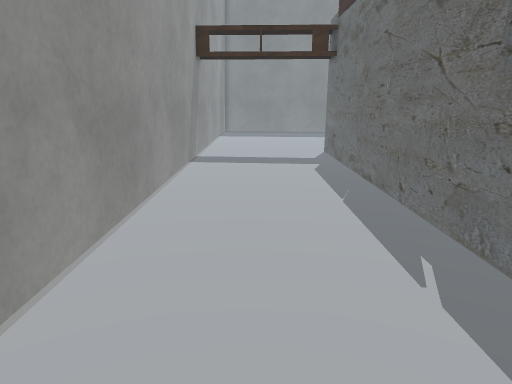
view 1 (above)

19 first-person views from a walk through a 3-D level made in the Unity game engine. The camera is 1.2 m above the floor, tilts 14° down and sees 70° across. The floor is counted in squares, 0.5 m on a side. Each view is taken from the middle of a square. On the plan, view 1 faces up. The plan holds only what a view shows up to about 20 squares ahead; the rest is blank. The place goes on beyond the plan. The player character is not drawn. Some surface patterns are stand-ins.

view 2
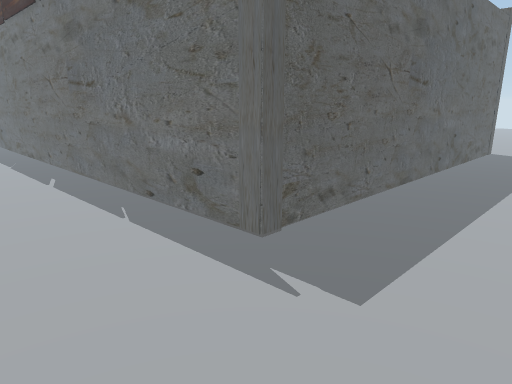

view 3
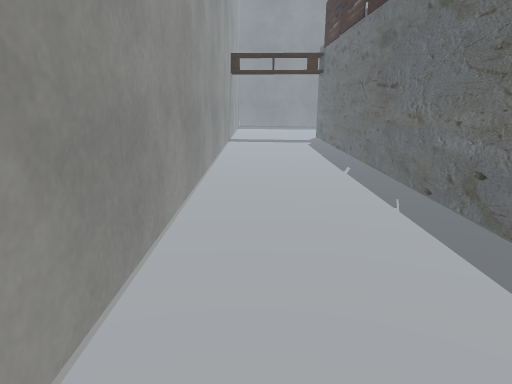

view 4
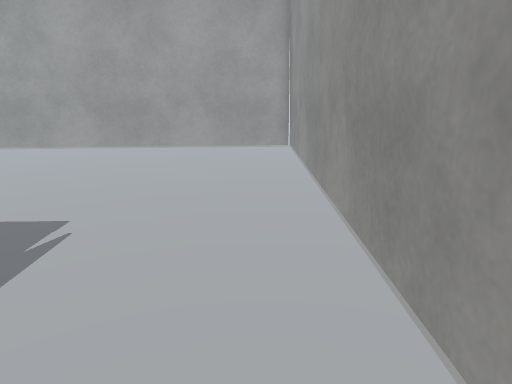

view 5
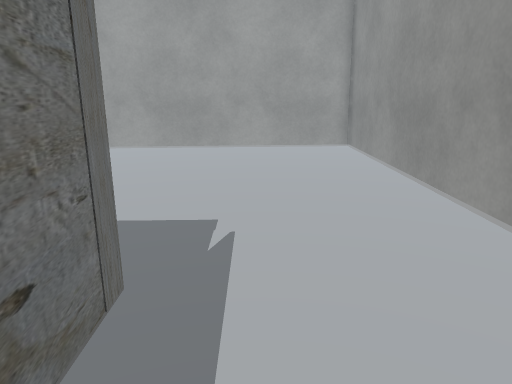

view 6
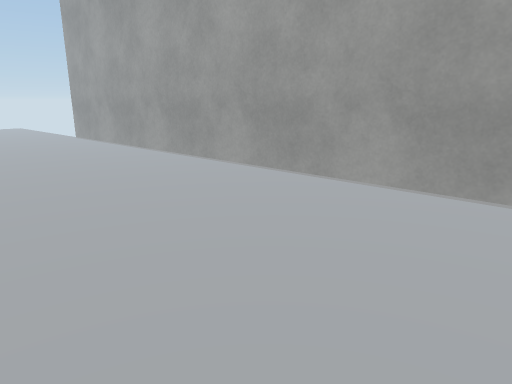

view 7
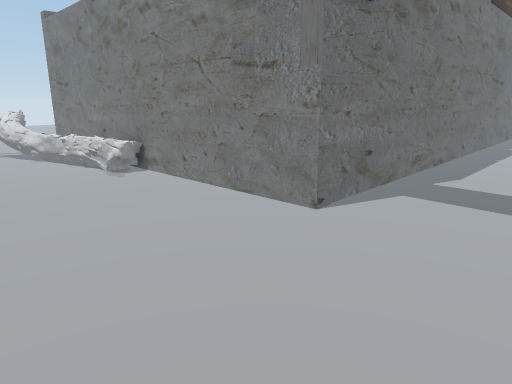

view 8
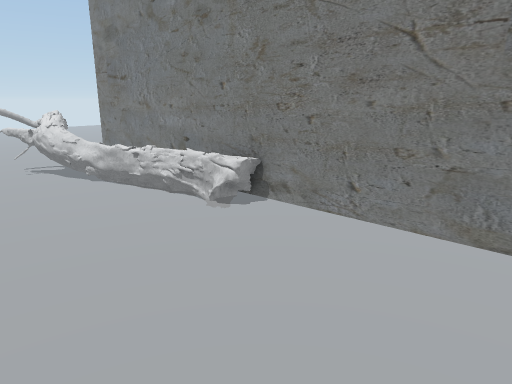

view 9
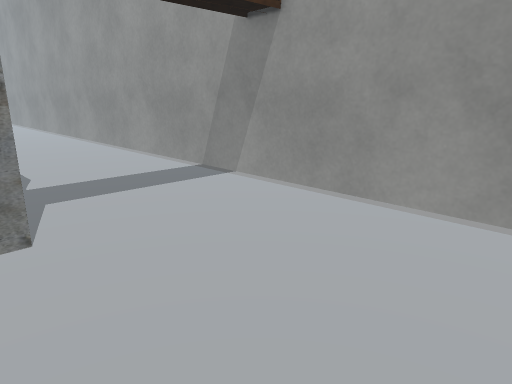

view 10
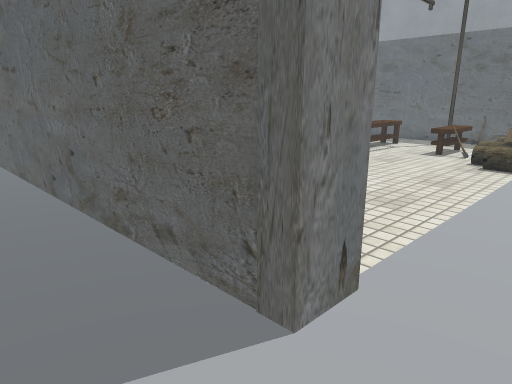

view 11
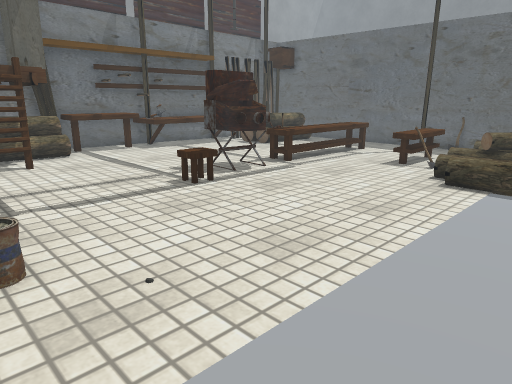

view 12
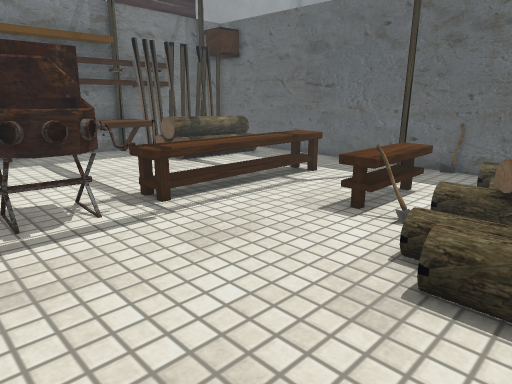

view 13
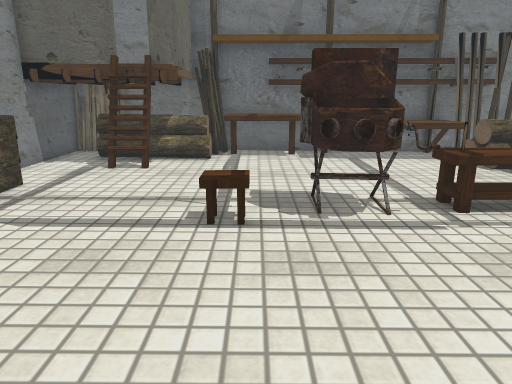

view 14
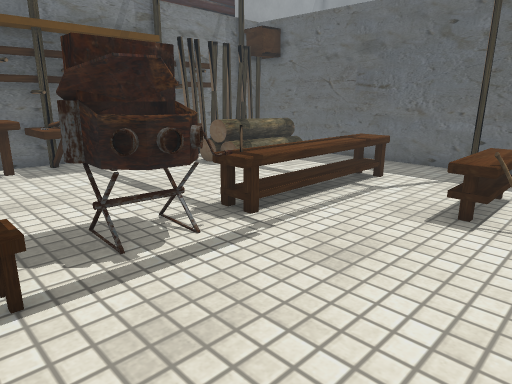

view 15
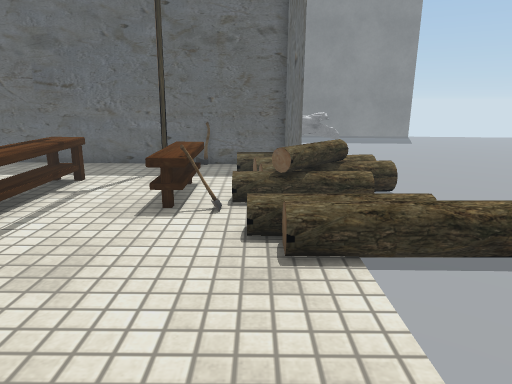

view 16
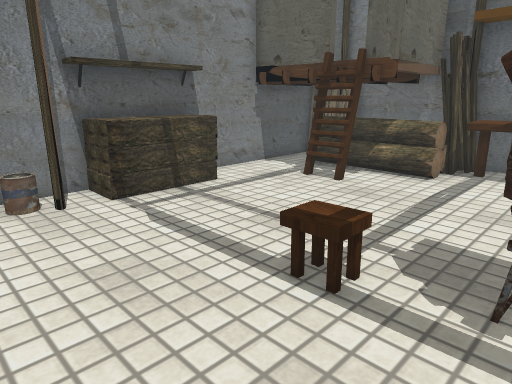

view 17
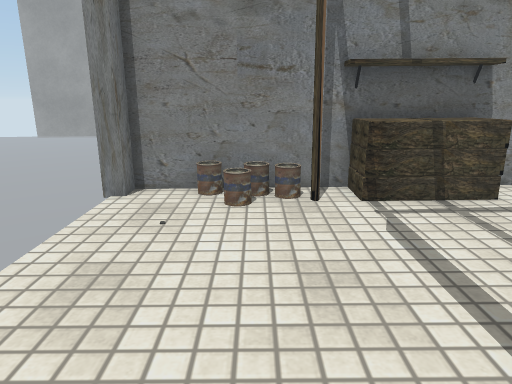

view 18
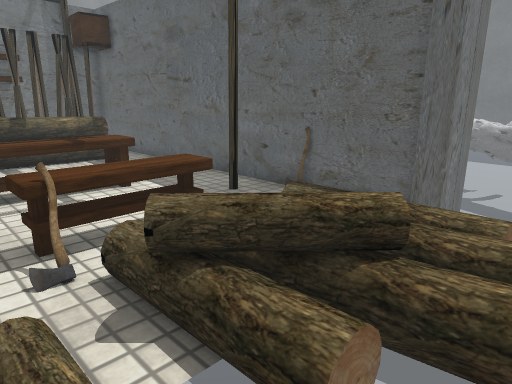

view 19
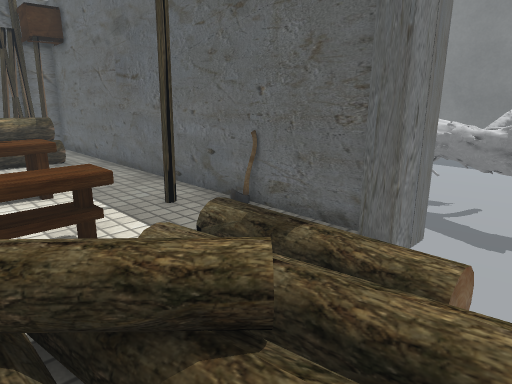

### Floor plan
Key: @ floor where view 1 was taken; # wall or solid block; x gap in a wall; . main floor; : floor 0.25 m higher than the main floor; - floor 0.25 m lower than the main floor; + floor 0.5 m higher than the main floor; / step, stairs or slope; = window, fence, low wall or low ledge; ^ raised ledge; O other object.
Columns run from 3 left of view 1 to 23 right of it. Each row starts with its distance up from view 1.
 26   -     -
 25 #
 24 #
 23 #                     ==#
 22 #                  #=====
 21 #              #=OO== =====
 20 #             #=#  #  ####
 19 O      #############O####
 18 O      OO .....----x---##
 17 #      ## =O....------OOOO
 16 #      ## =O....^------//O/
 15 #      ## =O....^.-=^--:=//
 14 #      ## ==....^..-^--:+//
 13 #      O#=#=....^...^=O=:--
 12 #      ###=.....^...O=-//
 11 #      ###=.....^.....OOOO-
 10 #      ###=.....^......OOOO
  9 #      ###=.....^.......---
  8 #      ###=....OOO......-
  7 #      ###.....OOO......-
  6 #      #OO.....OOO......-
  5 #      # O..............-
  4 #      #OO.......O.......
  3 #      #O##..............
  2 #      #####.............
  1 # .  . ######............
  0 #  @   ######............
 -1 #      ##### .OOOO.......
 -2 #      #####..#OOOO#O..## .
 -3 #      ######## #########
 -4 #
 -5 #
 -6 #                         .
 -7 #
 -8 # .   .
 -9 # .
-10 #
-11 #
-12 #
-13 #
-14 #
-15 #
-16 #
-17 #
-18 ##########################

Positions as (right, up) in squares from view 1, and headings:
1: (0, 0), facing up
2: (-1, -8), facing up-right
3: (-1, -9), facing up
4: (-1, 1), facing down
5: (2, 1), facing down
6: (3, -8), facing down-right
7: (-1, 26), facing down-right
8: (5, 26), facing down-right
9: (5, 26), facing down-left
10: (23, -6), facing up-left
11: (23, -2), facing up-left
12: (21, 5), facing up-left
13: (21, 5), facing left
14: (19, 4), facing up-left
15: (19, 4), facing up
16: (18, 7), facing down-left
17: (17, 7), facing down
18: (23, 11), facing up-left
19: (23, 13), facing up-left
